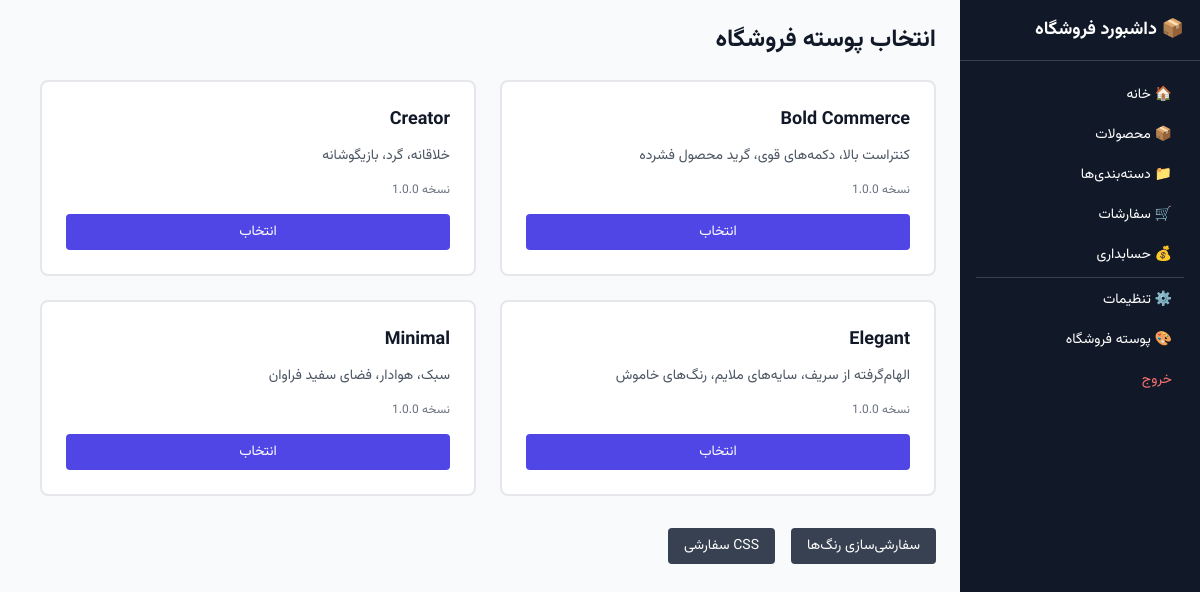
Screenshot of /dashboard/theme/ (signed in) with the database file from the repository.
### core/models.py (models this page shows, shortened)
class ThemePreset(models.Model):
    class Status(models.TextChoices):
        ACTIVE = "active", "فعال"
        DEPRECATED = "deprecated", "منسوخ"
        DRAFT = "draft", "پیشنویس"
    name = models.CharField(max_length=100)
    slug = models.SlugField(max_length=100, unique=True)
    description = models.TextField(blank=True, default="")
    tokens = models.JSONField(default=dict, help_text="Token values for this preset")
    thumbnail = models.ImageField(upload_to="theme_presets/", blank=True, null=True)
    version = models.CharField(max_length=20, default="1.0.0")
    status = models.CharField(max_length=15, choices=Status.choices, default=Status.ACTIVE)
    created_at = models.DateTimeField(auto_now_add=True)
    updated_at = models.DateTimeField(auto_now=True)
    class Meta:
        db_table = "theme_presets"
        ordering = ["name"]

### dashboard/views.py (the view, shortened to what this page needs)
# urls.py: path("theme/", views.ThemeSelectView.as_view(), name="theme-select"),
class ThemeSelectView(StoreAccessMixin, TemplateView):
    template_name = "dashboard/theme_select.html"
    def get_context_data(self, **kwargs):
        ctx = super().get_context_data(**kwargs)
        ctx["presets"] = ThemePreset.objects.filter(status=ThemePreset.Status.ACTIVE)
        theme, _ = StoreTheme.objects.get_or_create(store=self.request.current_store)
        ctx["current_theme"] = theme
        return ctx

### core/context_processors.py (called while the page is built)
def platform_settings(request):
    try:
        ps = PlatformSettings.load()
    except Exception:
        ps = None
    return {"platform_settings": ps}

### core/models.py (called while the page is built)
    @classmethod
    def load(cls):
        obj, _ = cls.objects.get_or_create(pk=1)
        return obj

### dashboard/views.py (called while the page is built)
    def dispatch(self, request, *args, **kwargs):
        store = self.get_current_store(request)
        if not store:
            return redirect("dashboard:home")
        request.current_store = store
        return super().dispatch(request, *args, **kwargs)

    def get_current_store(self, request):
        store_id = request.session.get("current_store_id")
        if not store_id:
            return None
        store = Store.objects.filter(pk=store_id).first()
        if not store:
            return None
        if store.owner == request.user:
            return store
        if StoreStaff.objects.filter(store=store, user=request.user).exists():
            return store
        return None

### templates/dashboard/theme_select.html (shortened to what this page needs)
{% extends "dashboard/base.html" %}
{% block content %}
<div class="max-w-4xl">
    <h2 class="text-2xl font-bold mb-6">انتخاب پوسته فروشگاه</h2>
    <div class="grid grid-cols-1 md:grid-cols-2 gap-6 mb-8">
        {% for preset in presets %}
        <div class="bg-white rounded-lg border-2 p-6 {% if current_theme.theme_preset_id == preset.pk %}border-indigo-500{% else %}border-gray-200 hover:border-gray-300{% endif %}">
            <div class="flex items-center justify-between mb-3">
                <h3 class="text-lg font-semibold">{{ preset.name }}</h3>
            </div>
            <p class="text-gray-600 text-sm mb-4">{{ preset.description }}</p>
            <div class="flex items-center gap-2 mb-4">
                <span class="text-xs text-gray-500">نسخه {{ preset.version }}</span>
            </div>
            <form method="post">
                <button type="submit" class="w-full bg-indigo-600 text-white py-2 px-4 rounded hover:bg-indigo-700 text-sm">
                    انتخاب
                </button>
            </form>
        </div>
        {% empty %}
        <p class="text-gray-500 col-span-2">هیچ پوسته‌ای موجود نیست.</p>
        {% endfor %}
    </div>
    <div class="flex gap-4">
        <a href="{% url 'dashboard:theme-customize' %}" class="bg-gray-700 text-white px-4 py-2 rounded hover:bg-gray-800 text-sm">
            سفارشی‌سازی رنگ‌ها
        </a>
        <a href="{% url 'dashboard:theme-custom-css' %}" class="bg-gray-700 text-white px-4 py-2 rounded hover:bg-gray-800 text-sm">
            CSS سفارشی
        </a>
    </div>
</div>
{% endblock %}

### templates/base.html (style rules this page uses)
body { font-family: 'Vazirmatn', Tahoma, sans-serif; }
[dir="rtl"] { direction: rtl; text-align: right; }

### rows the page displays
ThemePreset: name "Bold Commerce", description "کنتراست بالا، دکمه‌های قوی، گرید محصول فشرده", version "1.0.0"
ThemePreset: name "Creator", description "خلاقانه، گرد، بازیگوشانه", version "1.0.0"
ThemePreset: name "Elegant", description "الهام‌گرفته از سریف، سایه‌های ملایم، رنگ‌های خاموش", version "1.0.0"
ThemePreset: name "Minimal", description "سبک، هوا‌دار، فضای سفید فراوان", version "1.0.0"
